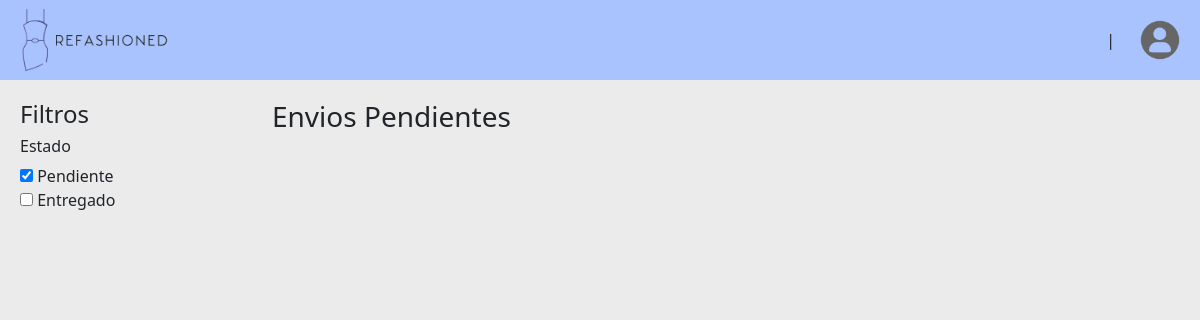
/manage-shipments, run on an earlier commit of the app's database.
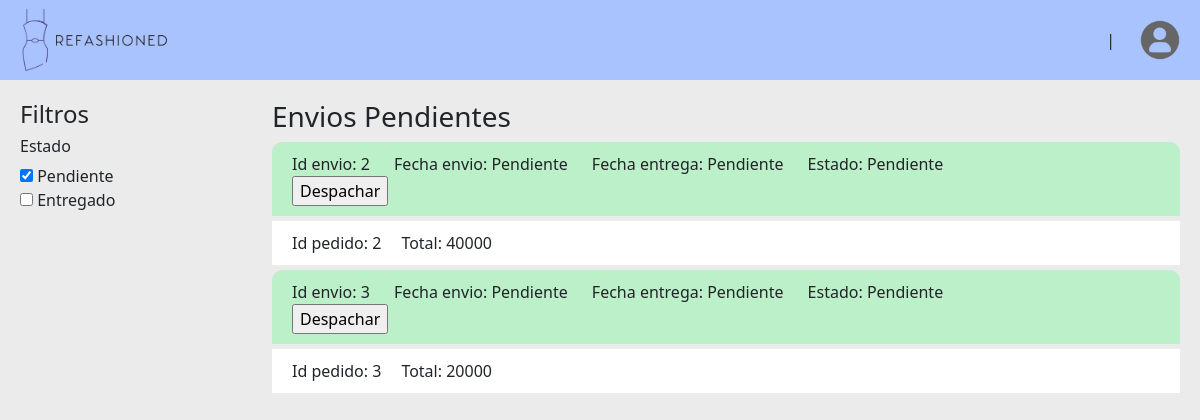
And on a later commit of the database.
### tables this page shows
CREATE TABLE envios(
        id_envio INTEGER PRIMARY KEY AUTOINCREMENT,
        fecha_envio TEXT NOT NULL,
        fecha_entrega TEXT NOT NULL,
        estado_envio TEXT NOT NULL,
        direccion_id_direccion INTEGER NOT NULL,
        FOREIGN KEY(direccion_id_direccion) REFERENCES direcciones(id_direccion)
        );

CREATE TABLE pedidos(
        id_pedido INTEGER PRIMARY KEY AUTOINCREMENT,
        fecha_pedido TEXT NOT NULL,
        total_pedido INTEGER NOT NULL,
        persona_id_persona INTEGER NOT NULL,
        envio_id_envio INTEGER NOT NULL,
        FOREIGN KEY(persona_id_persona) REFERENCES personas(id_persona),
        FOREIGN KEY(envio_id_envio) REFERENCES envios(id_envio)
        );

### main.py (the view)
@app.route('/manage-shipments')
@app.route('/manage-shipments/<int:idShip>', methods=['POST'])
def manageShipment(idShip = None):
    if request.method == 'POST':
        fechaHoy = date.today()
        db_controller.update_envio(idShip, fechaHoy, fechaHoy + timedelta(days=5), 'Enviando')
    orders = person_cont.formatPedidos(db_controller.get_pedidos())
    adresses = person_cont.formatDirecciones(db_controller.get_direcciones())
    shipments = person_cont.formatEnvios(db_controller.get_envios_pendientes())
    return render_template('manageShipments.html', shipments = shipments, orders = orders, adresses = adresses)

### data_controllers/person_controller.py (called while the page is built)
def formatDirecciones(adresses):
    direcciones = []
    for direccion in adresses:
        direccion = {
            "id_direccion": direccion[0],
            "pais": direccion[1],
            "ciudad": direccion[2],
            "departamento": direccion[3],
            "codigo_postal": direccion[4],
            "direccion": direccion[5],
            "complemento": direccion[6],
            "persona_id_persona": direccion[7]
        }
        direcciones.append(direccion)
    return direcciones

def formatPedidos(orders):
    pedidos = []
    for pedido in orders:
        pedido = {
            "id_pedido": pedido[0],
            "fecha_pedido": pedido[1],
            "total_pedido": pedido[2],
            "persona_id_persona": pedido[3],
            "envio_id_envio": pedido[4]
        }
        pedidos.append(pedido)
    return pedidos

def formatEnvios(shipments):
    envios = []
    for envio in shipments:
        envio = {
            "id_envio": envio[0],
            "fecha_envio": envio[1],
            "fecha_entrega": envio[2],
            "estado_envio": envio[3],
            "direccion_id_direccion": envio[4]
        }
        envios.append(envio)
    return envios

### db/db_connection.py (called while the page is built)
def get_db():
    conn = sqlite3.connect(DATABASE_NAME)
    return conn

### db/db_controller.py (called while the page is built)
def get_direcciones():
    db = get_db()
    cursor = db.cursor()
    query = "SELECT id_direccion, pais, ciudad, departamento, codigo_postal, direccion, complemento, persona_id_persona FROM direcciones"
    cursor.execute(query)
    return cursor.fetchall()

def get_envios_pendientes():
    db = get_db()
    cursor = db.cursor()
    query = "SELECT id_envio, fecha_envio, fecha_entrega, estado_envio, direccion_id_direccion FROM envios WHERE estado_envio = 'Pendiente'"
    cursor.execute(query)
    return cursor.fetchall()

def get_pedidos():
    db = get_db()
    cursor = db.cursor()
    query = "SELECT id_pedido, fecha_pedido, total_pedido, persona_id_persona, envio_id_envio FROM pedidos"
    cursor.execute(query)
    return cursor.fetchall()

### templates/manageShipments.html (shortened to what this page needs)
{% extends 'home.html' %}
{% block content %}
    <div class="container-page">
        <aside class="aside-left">
            <h4>Filtros</h4>
            <h6>Estado</h6>
                <div>
                    <input type="checkbox" name="estado" id="" checked> <label for="S">Pendiente</label>
                </div>
                <div>
                    <input type="checkbox" name="estado" id=""> <label for="M">Entregado</label>
                </div>
        </aside>
        <main class="main-page">
            <h3>Envios Pendientes</h3>
            <div class="div-shipments">
                <div class="shipment">
                    {% for shipment in shipments %}
                        <div class="shipment-header">
                            <label>Id envio: {{shipment.id_envio}}</label>
                            <label>Fecha envio: {{shipment.fecha_envio}}</label>
                            <label>Fecha entrega: {{shipment.fecha_entrega}}</label>
                            <label>Estado: {{shipment.estado_envio}}</label>
                            <form action="/manage-shipments/{{shipment.id_envio}}" method="post">
                                <input type="submit" value="Despachar">
                            </form>
                        </div>
                        {% for order in orders %}
                            {% if order.envio_id_envio == shipment.id_envio %}
                                <div class="order">
                                    <p>Id pedido: {{order.id_pedido}}</p>
                                    <p>Total: {{order.total_pedido}}</p>
                                </div>
                            {% endif %}
                        {% endfor %}
                {% endfor %}
                </div>
            </div>
        </main>
    </div>
{% endblock %}

### templates/home.html (shortened to what this page needs)
{% extends 'base.html' %}
{% block navbar %}
<div class="container-page-nav">
    <div class="page-nav">
        <a href="/home"><img src="/static/img/logo_ReFashioned_v2_733.png"></a>
        <label for="">|</label>
        <a class="nav-account" href="/account"><img class='avatar' src='static/img/avatar.png' alt='Profile'></img></a>
    </div>
</div>
{% endblock %}

### templates/base.html (shortened to what this page needs)
<!DOCTYPE html>
<html lang="en">
<head>
    <link rel="stylesheet" href="{{url_for('static', filename = 'css/style.css')}}">
    <link href="https://cdn.jsdelivr.net/npm/bootstrap@5.3.0/dist/css/bootstrap.min.css" rel="stylesheet">
</head>
<body style="background-color: #ebebeb;">
{% block navbar %}
{% endblock %}
<div class="container-content">
    {% block content %}
    {% endblock %}
</div>
</body>
</html>

### static/css/style.css (style rules this page uses)
* { box-sizing: border-box; }
.container-content { padding: 20px 20px 20px; }
:root { --white: white; --gray-box-shadow: #B8B8B8; }
.container-page-nav { height: 80px; background-color: rgb(169, 195, 255); }
.page-nav { display: flex; align-items: center; height: 80px; gap: 25px; padding: 0 20px; }
.page-nav img { height: 70px; }
.page-nav a { text-decoration: none; color: black; }
.page-nav .avatar { width: 40px; height: 40px; }
.page-nav, .container-content, .div-portada { margin: auto; }
.page-nav, .img-portada { width: 100%; }
@media only screen and (min-width: 1200px) { .page-nav, .container-content, .div-portada { max-width: 1500px; } }
.container-page { display: flex; }
.aside-left { width: 20%; }
.main-page { padding-left: 20px; width: 80%; }
.shipment-header { padding: 10px 20px; border-radius: 10px 10px 0 0; background-color: #bcf0c8; }
.shipment-header label { margin-right: 20px; }
.shipment .order { display: flex; align-items: center; gap: 20px; margin: 5px 0; padding: 10px 20px; background-color: white; }
.shipment .order p { margin: 0; }

What changed in the data, as far as the page shows it:
added envios: id_envio "2", fecha_envio "Pendiente", fecha_entrega "Pendiente", estado_envio "Pendiente"
added pedidos: id_pedido "2", total_pedido "40000"
added envios: id_envio "3", fecha_envio "Pendiente", fecha_entrega "Pendiente", estado_envio "Pendiente"
added pedidos: id_pedido "3", total_pedido "20000"
